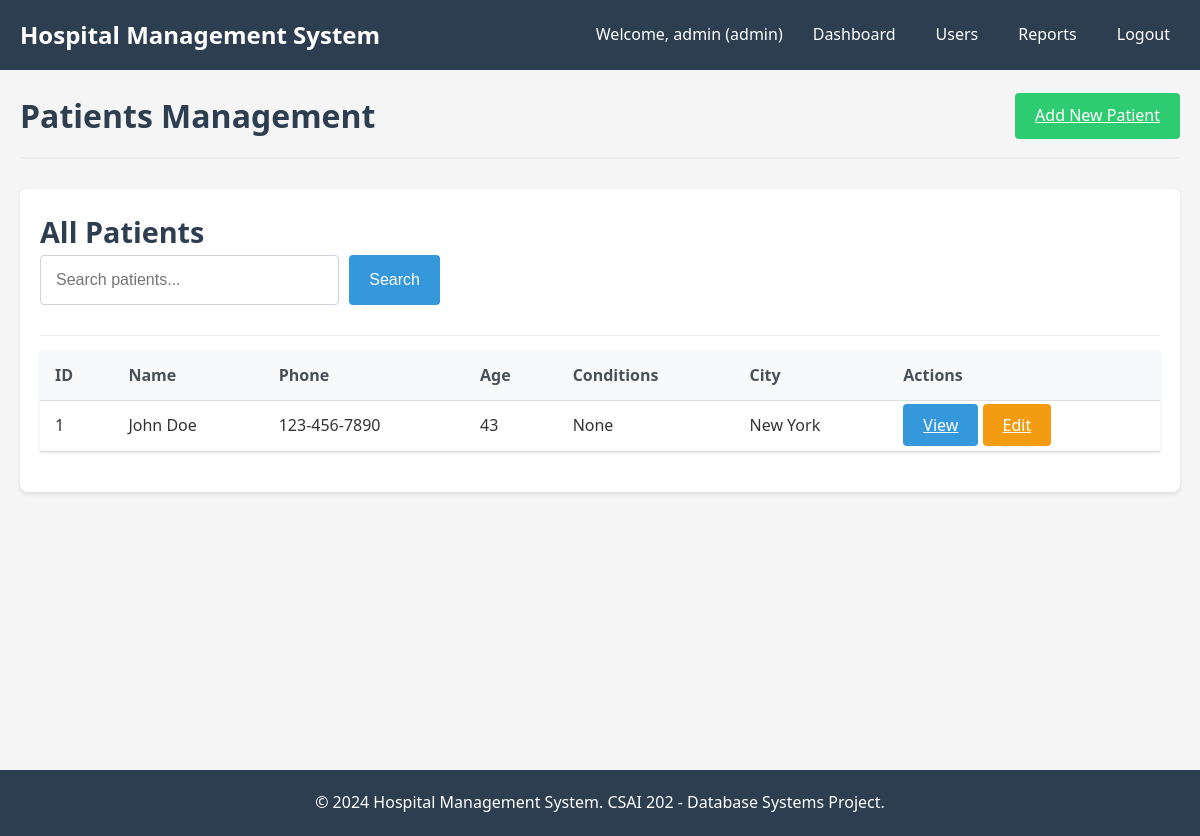
The app's page /patient/ (signed in) with its own data.
### models/user.py (models this page shows, shortened)
class User(db.Model, UserMixin):
    __tablename__ = 'user_account'
    user_id = db.Column(db.Integer, primary_key=True)
    username = db.Column(db.String(50), unique=True, nullable=False)
    password = db.Column(db.String(200), nullable=False)
    role = db.Column(db.String(20), nullable=False)
    doctor = db.relationship('Doctor', backref='user', uselist=False)
    nurse = db.relationship('Nurse', backref='user', uselist=False)
    receptionist = db.relationship('Receptionist', backref='user', uselist=False)
    @property
    def is_admin(self):
        return self.role == 'admin'
    @property
    def is_receptionist(self):
        return self.role == 'receptionist'

### models/patient.py (models this page shows)
class Patient(db.Model):
    __tablename__ = 'patient'
    patient_id = db.Column(db.Integer, primary_key=True)
    name = db.Column(db.String(100), nullable=False)
    phone = db.Column(db.String(20))
    date_of_birth = db.Column(db.Date)
    age = db.Column(db.Integer)
    previous_conditions = db.Column(db.Text)
    street = db.Column(db.String(100))
    city = db.Column(db.String(100))
    appointments = db.relationship('Appointment', backref='patient', lazy=True)
    medical_record = db.relationship('MedicalRecord', backref='patient', uselist=False)
    prescriptions = db.relationship('Prescription', backref='patient', lazy=True)
    lab_tests = db.relationship('LabTest', backref='patient', lazy=True)
    invoices = db.relationship('Invoice', backref='patient', lazy=True)

### controllers/patient_controller.py (the view)
@patient_bp.route('/')
@login_required
@admin_required
def list_patients():
    patients = Patient.query.all()
    return render_template('patient/list.html', patients=patients)

### templates/patient/list.html (shortened to what this page needs)
{% extends "base.html" %}
{% block content %}
<div class="page-header">
    <h1>Patients Management</h1>
    <a href="{{ url_for('patient.add_patient') }}" class="btn btn-success">Add New Patient</a>
</div>
<div class="card">
    <div class="card-header">
        <h2>All Patients</h2>
        <div class="search-box">
            <form method="GET" action="{{ url_for('patient.list_patients') }}" class="search-form">
                <input type="text" name="search" placeholder="Search patients..." class="form-control" value="{{ request.args.get('search', '') }}">
                <button type="submit" class="btn btn-primary">Search</button>
            </form>
        </div>
    </div>
    {% if patients %}
    <table class="table">
        <thead>
            <tr>
                <th>ID</th>
                <th>Name</th>
                <th>Phone</th>
                <th>Age</th>
                <th>Conditions</th>
                <th>City</th>
                <th>Actions</th>
            </tr>
        </thead>
        <tbody>
            {% for patient in patients %}
            <tr>
                <td>{{ patient.patient_id }}</td>
                <td>{{ patient.name }}</td>
                <td>{{ patient.phone }}</td>
                <td>{{ patient.age }}</td>
                <td>{{ patient.previous_conditions[:30] if patient.previous_conditions else 'None' }}{% if patient.previous_conditions and patient.previous_conditions|length > 30 %}...{% endif %}</td>
                <td>{{ patient.city }}</td>
                <td>
                    <a href="{{ url_for('patient.view_patient', patient_id=patient.patient_id) }}" class="btn btn-primary btn-sm">View</a>
                    {% if current_user.is_receptionist or current_user.is_admin %}
                    <a href="{{ url_for('patient.edit_patient', patient_id=patient.patient_id) }}" class="btn btn-warning btn-sm">Edit</a>
                    {% endif %}
                </td>
            </tr>
            {% endfor %}
        </tbody>
    </table>
    {% else %}
    <div class="empty-state">
        <p>No patients found.</p>
        <a href="{{ url_for('patient.add_patient') }}" class="btn btn-primary">Add First Patient</a>
    </div>
    {% endif %}
</div>
{% endblock %}

### templates/base.html (shortened to what this page needs)
<!DOCTYPE html>
<html lang="en">
<head>
    <link rel="stylesheet" href="{{ url_for('static', filename='css/style.css') }}">
    <link rel="stylesheet" href="{{ url_for('static', filename='css/dashboard.css') }}">
    <link rel="stylesheet" href="{{ url_for('static', filename='css/forms.css') }}">
</head>
<body>
    <div class="header">
        <div class="navbar">
            <a href="{{ url_for('index') }}" class="logo">Hospital Management System</a>
            <ul class="nav-links">
                {% if current_user.is_authenticated %}
                    <li>Welcome, {{ current_user.username }} ({{ current_user.role }})</li>
                    <li><a href="{{ url_for('index') }}">Dashboard</a></li>
                    {% if current_user.is_admin %}
                        <li><a href="{{ url_for('admin.users') }}">Users</a></li>
                        <li><a href="{{ url_for('admin.reports') }}">Reports</a></li>
                    {% elif current_user.is_doctor %}
                        <li><a href="{{ url_for('doctor.appointments') }}">Appointments</a></li>
                        <li><a href="{{ url_for('doctor.patients') }}">Patients</a></li>
                    {% elif current_user.is_nurse %}
                        <li><a href="{{ url_for('nurse.patients') }}">Patients</a></li>
                        <li><a href="{{ url_for('nurse.beds') }}">Beds</a></li>
                    {% elif current_user.is_receptionist %}
                        <li><a href="{{ url_for('receptionist.appointments') }}">Appointments</a></li>
                        <li><a href="{{ url_for('receptionist.billing') }}">Billing</a></li>
                    {% endif %}
                    <li><a href="{{ url_for('auth.logout') }}">Logout</a></li>
                {% else %}
                    <li><a href="{{ url_for('auth.login') }}">Login</a></li>
                {% endif %}
            </ul>
        </div>
    </div>
    <div class="container">
        <div class="content">
            {% block content %}{% endblock %}
        </div>
    </div>
    <footer class="footer">
        <p>&copy; 2024 Hospital Management System. CSAI 202 - Database Systems Project.</p>
    </footer>
</body>
</html>

### static/css/style.css (style rules this page uses)
* { margin: 0; padding: 0; box-sizing: border-box; }
body { font-family: 'Segoe UI', Tahoma, Geneva, Verdana, sans-serif; background-color: #f5f5f5; color: #333; line-height: 1.6; }
.container { width: 100%; max-width: 1200px; margin: 0 auto; padding: 20px; min-height: calc(100vh - 140px); }
.header { background-color: #2c3e50; color: white; padding: 1rem 0; }
.navbar { display: flex; justify-content: space-between; align-items: center; padding: 0 20px; }
.logo { font-size: 1.5rem; font-weight: bold; color: white; text-decoration: none; }
.nav-links { display: flex; list-style: none; gap: 20px; align-items: center; }
.nav-links li { color: white; }
.nav-links a { color: white; text-decoration: none; padding: 5px 10px; border-radius: 4px; transition: background-color 0.3s; }
.form-control { width: 100%; padding: 10px; border: 1px solid #ddd; border-radius: 4px; font-size: 16px; }
.btn { padding: 10px 20px; border: none; border-radius: 4px; font-size: 16px; cursor: pointer; transition: background-color 0.3s; }
.btn-primary { background-color: #3498db; color: white; }
.btn-success { background-color: #2ecc71; color: white; }
.btn-warning { background-color: #f39c12; color: white; }
.table { width: 100%; border-collapse: collapse; margin-bottom: 20px; background: white; box-shadow: 0 1px 3px rgba(0,0,0,0.1); }
.table th, .table td { padding: 12px 15px; text-align: left; border-bottom: 1px solid #ddd; }
.table th { background-color: #f8f9fa; font-weight: 600; color: #495057; }
.card { background: white; border-radius: 8px; padding: 20px; margin-bottom: 20px; box-shadow: 0 2px 4px rgba(0,0,0,0.1); }
.card-header { border-bottom: 1px solid #eee; padding-bottom: 10px; margin-bottom: 15px; font-size: 1.2rem; font-weight: 600; color: #2c3e50; }
.footer { background-color: #2c3e50; color: white; text-align: center; padding: 20px; margin-top: 40px; }

### static/css/dashboard.css (style rules this page uses)
.page-header { display: flex; justify-content: space-between; align-items: center; margin-bottom: 30px; padding-bottom: 15px; border-bottom: 2px solid #eee; }
.page-header h1 { color: #2c3e50; margin: 0; }

### static/css/forms.css (style rules this page uses)
.form-control { width: 100%; padding: 12px 15px; font-size: 16px; line-height: 1.5; color: #495057; background-color: #fff; border: 1px solid #ced4da; border-radius: 4px; transition: border-color 0.15s ease-in-out, box-shadow 0.15s ease-in-out; }

### templates/patient/list.html (style rules this page uses)
.search-box { margin-bottom: 20px; }
.search-form { display: flex; gap: 10px; max-width: 400px; }
.search-form .form-control { flex: 1; }
.page-header { display: flex; justify-content: space-between; align-items: center; margin-bottom: 30px; }

### records on screen
User: username "admin", role "admin"
Patient: patient_id "1", name "John Doe", phone "123-456-7890", age "43", previous_conditions "None", city "New York"
